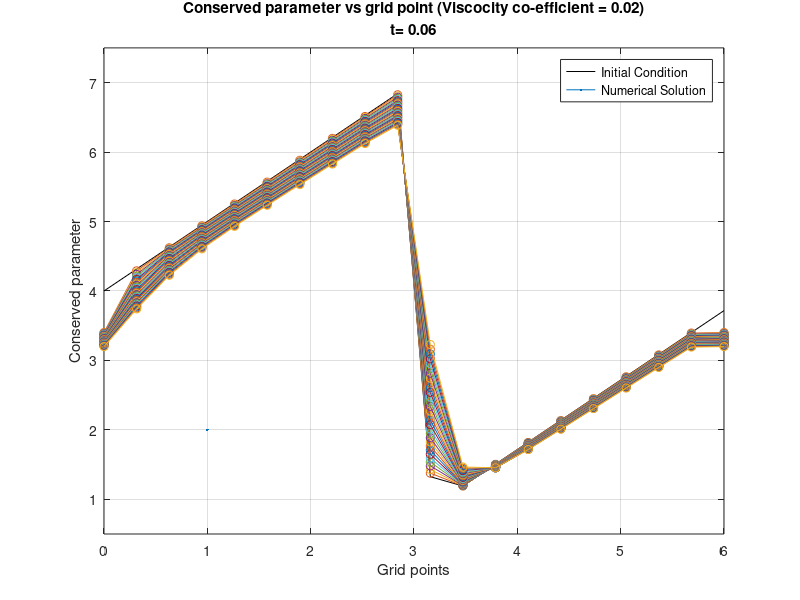
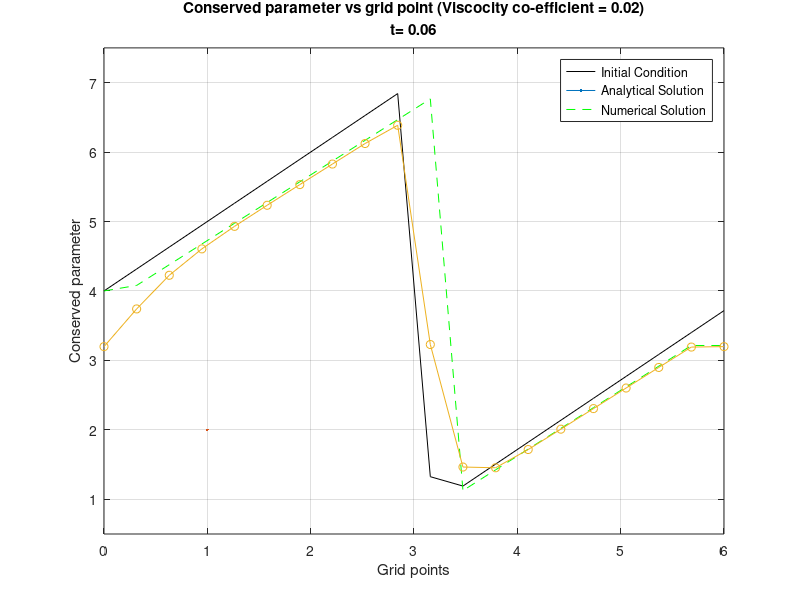

Write MATLAB code to recreate these figures, in order.
%% Burger PDE Equation for solving %%
%Ct=-u*Cx+kCxx   Advection and diffusion equation ( Burger Equation)
%Along with Initail condition
% Ct=time derivative
% Cx= spatial derivative
% u= Velocity

clear all; clc;
%% Domain Creation

% Space (Spatial Condition)
% Define total length of the domain (Lx) in meters
Lx=6;
% Divide the total length of domain into small parts (dx)
dx=0.3;
% Calculate the number of nodes
nx=fix(Lx/dx); % fix command outputs interger
% store the individual node points in a variable x
x=linspace(0,Lx,nx);

% Time (Temporal condition)
% setup the time in domain

% define the total time to be run
T= 0.06%0.52 %0.06 ; %2 0.06seconds
% the interval of time that should be used in Calculation is given by CFL
% CFL Number
CFL=0.08 %0.1 0.005;     % ( CFL=v*Dt/Dx)
v=1; % Velocity is 1 (given)
% define the time interval now
dt=0.002 %CFL*dx/v;
% Calculate the total number of time steps
nt=fix(T/dt);

%% Field Arrays
%Variables
u=zeros(nx,1);

% parameters ( here parameters are speed and Viscosity)
Vel=zeros(nx,1);% Initialize speed term
k=zeros(nx,1); % Initialize viscosity term

%% Initail conditions 
 t=0;
 Vel(:)=1
 Phi=zeros(nx,1)
 dPhi=zeros(nx,1)
 k(:)=0.02;
 for i=1:length(x)
 Phi(i,1)=(exp(-(x(i)^2)/(4*k(i))))+(exp(-((x(i)-(2*pi))^2)/(4*k(i))))
 dPhi(i,1)=((-0.5*(1/k(i))*x(i))*exp(-(x(i)^2)/(4*k(i))))+((-0.5*((x(i)-(2*pi))/k(i)))*exp((-(x(i)-(2*pi))^2)/(4*k(i))))
 u(i,1)=(-(2*k(i)*dPhi(i))/Phi(i))+4
 end
plot(x,u,'-k',LineWidth=2)
hold on

%% Analytical Solution 

uany=u
for n=1:nt
    t=(n-1)*dt
   
    for i = 2:nx-1
      
  phi_any(i,1) = exp((-(x(i)-4*t).^2)/(4*k(i))/(t+1))...
                             + exp(-(x(i)-4*t-2*pi).^2/(4*k(i))/(t+1));
    
  dphi_any(i,1) = (-(x(i)-4*t)*0.5/k(i)/(t+1))*...
                     exp(-(x(i)-4*t).^2/(4*k(i))/(t+1))...
                  +(-(x(i)-4*t-2*pi)/k(i)/(t+1))*0.5*...
                     exp(-(x(i)-4*t-2*pi).^2/(4*k(i))/(t+1));
            
    uany(i,1) = (-(2*k(i))*(dphi_any(i,1)/phi_any(i,1))) + 4;
    uany(end)=uany(end-1)
    uany(1)=u(1)
    end
end
 
%% Time stepping loop
 % for starting the simulation this part is the one that performs the
 % analysis at every time step 
 % thus loop is give for every time step
 t=0
Cn=u
%C=zeros(nx,1)
C=u
for n=1:nt

 % Boundary conditions
 % for periodic boundary ( where the convection occurs periodically)
 Cn(end)=Cn(end-1)
Cn(1)=Cn(end)
C(1)=Cn(end)
C(end)=Cn(end-1)
 
    % Solution
    t=t+dt;
    %Cn=u
    %u(i)=C(i)
    %Cn(i)=u(i)
    for i= 2:nx-1
        % Advection term
         A=Vel(i)*((Cn(i)-Cn(i-1))/dx);
         % Diffusion term
         %D=k(i)*(Cn(i+1)-2*Cn(i)+Cn(i-1))/dx^2
         D=k(i)*(Cn(i+1)-2*Cn(i)+Cn(i-1))/dx^2
        % Eulers method
        %C(i)=Cn(i)+dt*((-A)+(D));

         C(i)=Cn(i)-(Cn(i)*dt*(Cn(i)-Cn(i-1))/dx)+(k(i)*dt*(Cn(i+1)-2*Cn(i)+Cn(i-1))/(dx*dx));
         %C(i)=Cn(i)-(Vel(i)*dt*(Cn(i)-Cn(i-1))/dx)+(k(i)*dt*(Cn(i+1)-2*Cn(i)+Cn(i-1))/(dx*dx));

         Cn(i)=C(i)
    end

    

    % Visulaize at selected steps
    %clf;
  
    plot(x,C,'-o');
    grid on
   %refreshdata(h);
    %hold on
    %title( sprintf('t= %.2f',t)); % .2f denotes the 2 decimal places
    %hold on
    %plot(x,u,'-c')
    title({['Conserved parameter vs grid point (Viscocity co-efficient = ',num2str(k(1)),')'];[sprintf('t= %.2f',t)]})
    xlabel('Grid points')
    ylabel('Conserved parameter')
    legend('Initial Condition','Numerical Solution')
     axis([0 Lx 0.5 7.5]);
    shg; pause(0.1);
    
    %drawnow;
    % shg makes the current figure visible and places it in front of all
    % other figures on the screen.
  
end

figure(2)
plot(x,u,'-k',LineWidth=2)
hold on
plot(x,uany,'g--',LineWidth=2)
hold on
plot(x,C,'-o');
grid on
title({['Conserved parameter vs grid point (Viscocity co-efficient = ',num2str(k(1)),')'];[sprintf('t= %.2f',t)]})
xlabel('Grid points')
ylabel('Conserved parameter')
legend('Initial Condition','Analytical Solution','Numerical Solution')
axis([0 Lx 0.5 7.5]);



